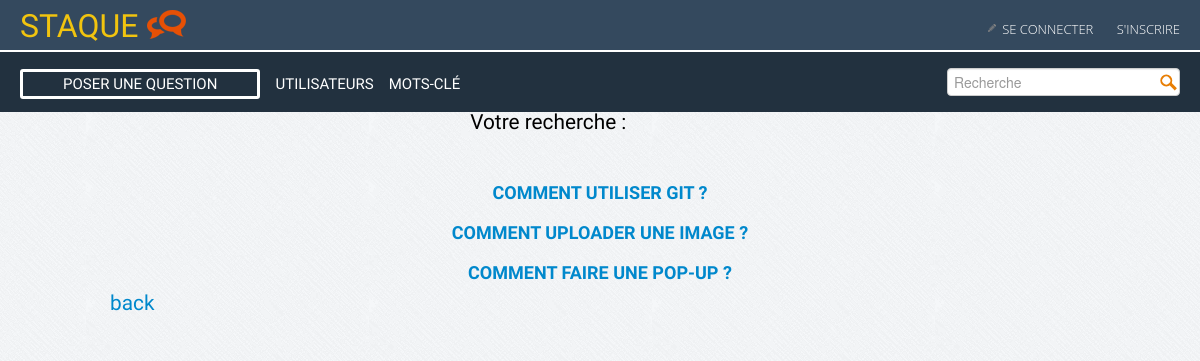
Page /recherche.php on the earlier database version.
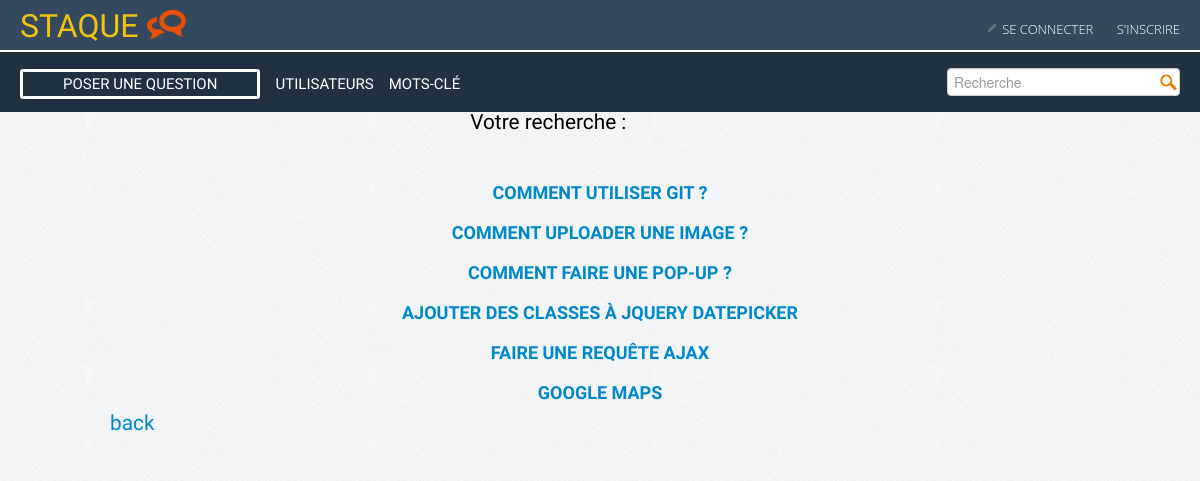
Same page on the later database version.
### tables this page shows
CREATE TABLE IF NOT EXISTS `question` (
  `id` int(11) NOT NULL AUTO_INCREMENT,
  `title` varchar(250) NOT NULL,
  `content` text NOT NULL,
  `tags` varchar(255) NOT NULL,
  `user_id` int(11) NOT NULL,
  `dateCreated` datetime NOT NULL,
  `dateModified` datetime NOT NULL,
  `vues` int(11) NOT NULL,
  `points` int(11) NOT NULL,
  PRIMARY KEY (`id`)
);

### functions.php (called while the page is built, shortened)
<?php
	function userIsLogged(){
		return false;
	}

### recherche.php (the view, shortened to what this page needs)
 <?php
 	include("db.php");
 	include("functions.php");
	include("inc/header.php");
	include("inc/nav.php");
	$recherche="";
	echo"Votre recherche :"." ".($recherche);
	echo"<br/>";
	$sql = "SELECT title,question.id FROM question
				WHERE tags LIKE '%$recherche%'";
			$stmt = $dbh->prepare($sql);
			$stmt->execute();
			$questions_tag = $stmt->fetchAll();
?>
<section class="container">
	<?php foreach($questions_tag as $question_tag){ ?>
		<h3>
			<a href="detail_question.php?id=<?= $question_tag['id'];?>"   id="lien_question" title=""><?php echo $question_tag['title']; ?></a>
		</h3>
	<?php } ?>
	<a href="index.php" id="back">back</a>
</section>
<?php
include("inc/footer.php");
?>

### inc/header.php (shortened to what this page needs)
<!DOCTYPE html>
<html lang="fr">
<head>
	<link href="css/bootstrap.css" type="text/css" rel="stylesheet" />
	<link rel="stylesheet" type="text/css" href="css/carousel.css"/>
	<link href="css/style.css" type="text/css" rel="stylesheet" />
	<link href="css/form.css" type="text/css" rel="stylesheet" />
</head>
<body>

### inc/nav.php (shortened to what this page needs)
<header>
	<div class="connexion">
		<a href="index.php" id="logo">
			<h1>Staque</h1>
		</a>
		<div id="login">
			<?php
			if (userIsLogged()){
				echo "<a href='account.php?id=" . $_SESSION['user']["id"] ."' class='userLogged'>Bonjour " . $_SESSION['user']['pseudo'] . " !" ;
				echo '<a href="logout.php" title="Logout !" class="logout" id="logout">Logout</a>';
			}
			else {
			?>
				<a href="login.php" title="Login" class="login"> Se connecter </a>
				<a href="register.php" title="signUp" class="register"> S'inscrire </a>
			<?php } ?>
		</div>
	</div>
	<nav class="navigation">
		<div class="liens">
			<a href="question_form.php" class="addQuestionBtn">Poser une question</a>
			<a href="profil_list.php">Utilisateurs</a>
			<a href="">Mots-clé</a>
		</div>
		<div id="recherche">
			<div class="icon"></div>
			<form action="recherche.php" id="recherche_form" method="POST" novalidate>
			<input type="search" name="search" value="" placeholder="Recherche">
			</form>
		</div>
	</nav>
</header>

### inc/footer.php (shortened to what this page needs)
		<link type="text/css" rel="stylesheet" href="styles/shCoreEmacs.css"/>
	</body>
</html>

### css/style.css (style rules this page uses)
html, body, div, span, applet, object, iframe, h1, h2, h3, h4, h5, h6, p, blockquote, pre, a, abbr, acronym, address, big, cite, code, del, dfn, em, img, ins, kbd, q, s, samp, small, strike, strong, sub, sup, tt, var, b, u, i, center, dl, dt, dd, ol, ul, li, fieldset, form, label, legend, table, caption, tbody, tfoot, thead, tr, th, td, article, aside, canvas, details, embed, figure, figcaption, footer, header, hgroup, menu, nav, output, ruby, section, summary, time, mark, audio, video { margin: 0; padding: 0; border: 0; font-size: 100%; vertical-align: baseline; }
article, aside, details, figcaption, figure, footer, header, hgroup, menu, nav, section { display: block; }
body { line-height: 1; }
body { font: 300 1.3rem/1.3rem Oswald; color: #000; background: url(../img/fond.png) scroll repeat 0 0 #f3f2f2; }
h3 { text-transform: uppercase; font-size: 18px; text-align: center; }
header { background-color: #22313F; color: #fff; font-size: 1em; }
header .connexion { height: 30px; background-color: #34495E; padding: 10px 20px; border-bottom: 2px solid #fff; }
h1 { text-transform: uppercase; font: 300 2rem/2rem Shadows Into Light; text-align: center; color: #F1C40F; position: relative; }
h1::before { content: ""; background: url(../img/staque-logo.png) scroll no-repeat top center transparent; width: 41px; height: 31px; position: absolute; top: 0; right: -48px; }
.connexion #logo { float: left; }
.connexion #login { float: right; font: 200 13px Open Sans, sans-serif; text-transform: uppercase; margin-top: 10px; }
.connexion #login a.login, .connexion #login a.userLogged { position: relative; margin-right: 20px; }
.connexion #login a.logout, .connexion #login a.register { position: relative; }
.connexion #login a.login::before { content: ""; background: url(../img/login.png) no-repeat 0 0 transparent; width: 8px; height: 10px; position: absolute; top: 3px; left: -14px; }
.connexion a, .navigation a { color: #fff; text-decoration: none; }
header .navigation { line-height: 60px; height: 60px; clear: both; padding: 0 20px; font-family: PT Sans; }
.navigation .liens { float: left; font: 300 0.9rem/0.9rem; }
.navigation .liens a { margin: 0 10px 0 0; font-size: 15px; font-weight: 300; text-transform: uppercase; position: relative; }
.connexion #login a.userLogged::after, .connexion #login a.login::after, .connexion #login a.logout::after, .connexion #login a.register::after, .navigation .liens a::after { position: absolute; top: 100%; left: 0; width: 100%; height: 1px; content: ''; opacity: 0; padding-bottom: 10px; border-bottom: 5px solid #E87E04; -webkit-transition: height 0.3s, opacity 0.3s, -webkit-transform 0.3s; -moz-transition: height 0.3s, opacity 0.3s, -moz-transform 0.3s; transition: height 0.3s, opacity 0.3s, transform 0.3s; -webkit-transform: translateY(-10px); -moz-transform: translateY(-10px); transform: translateY(-10px); }
.navigation #recherche { float: right; }
.navigation #recherche input { position:relative; padding: 3px 19px 3px 6px; }
nav .icon { position: relative; width: 8px; height: 3px; background-color: #E87E04; -webkit-transform: rotate(45deg); -moz-transform: rotate(45deg); -o-transform: rotate(45deg); -ms-transform: rotate(45deg); transform: rotate(45deg); left: 222px; top: 33px; z-index: 1; }
nav .icon::before { content: ""; border: 2px solid #E87E04; position: absolute; top: -4px; left: -11px; display: block; width: 8px; height: 8px; border-radius: 50%; }
.addQuestionBtn { color: #fff; font-size: 13px; font-weight: 600; text-transform: uppercase; border: 3px solid #ffffff; padding: 3px 40px; line-height: 20px; margin: 5px 0 0 25px; border-radius: 3px; }
.addQuestionBtn::after { content:""; display: none; }
.container { width: 980px; zoom: 1; margin: 0 auto; padding: 20px; margin-top: 20px; }

Differences in the rows shown:
added question: title "AJOUTER DES CLASSES À JQUERY DATEPICKER"
added question: title "FAIRE UNE REQUÊTE AJAX"
added question: title "GOOGLE MAPS"
